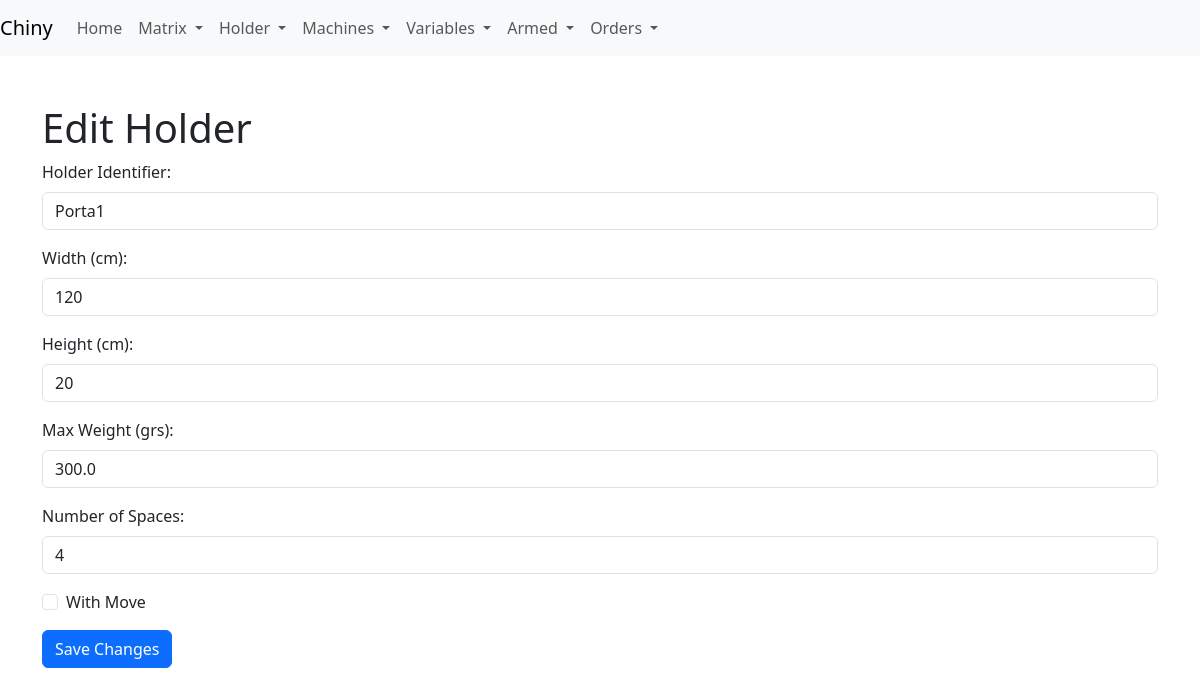
/edit_holder/1, run on an earlier commit of the app's database.
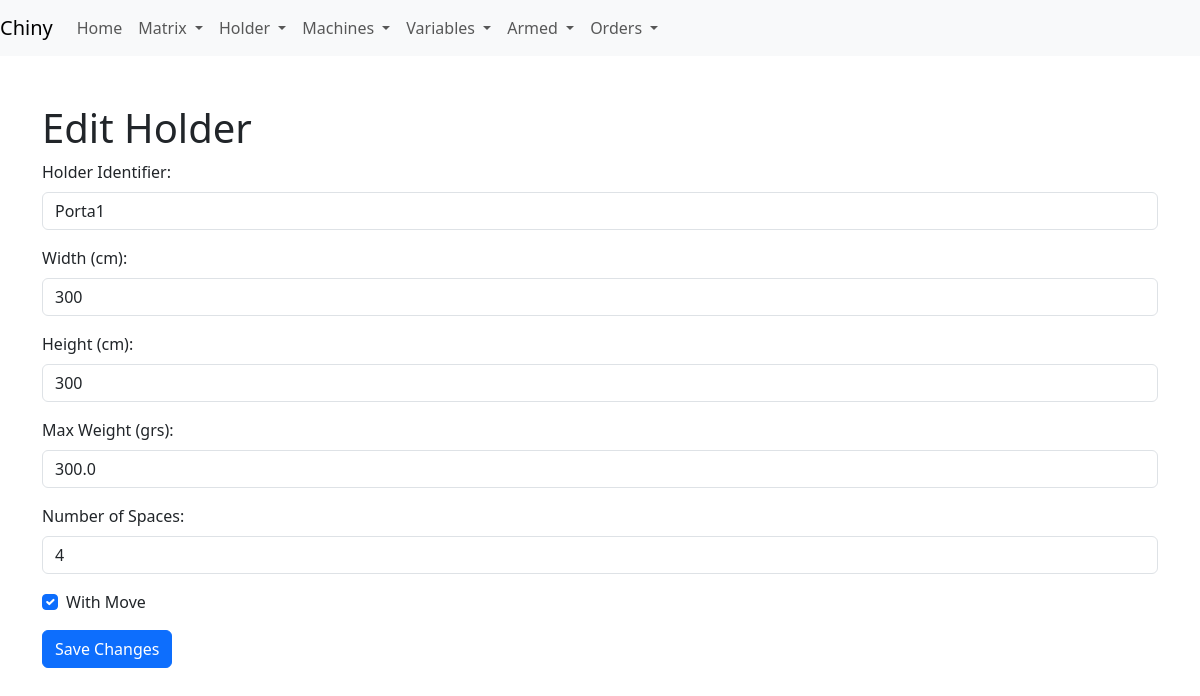
And on a later commit of the database.
### app/models.py (models this page shows)
class Holder(db.Model):
    __tablename__ = 'holder'
    id = db.Column(db.Integer, primary_key=True)
    identifier = db.Column(db.String(5), nullable=False)
    width_cm = db.Column(db.Integer, nullable=False)
    height_cm = db.Column(db.Integer, nullable=False)
    max_weight_grs = db.Column(db.Float, nullable=False)
    with_move = db.Column(db.Boolean, default=False)
    available = db.Column(db.Boolean, default=True)
    num_spaces = db.Column(db.Integer, nullable=False)  # Número de espacios
    sectors = db.relationship('Sector', backref='holder', lazy=True)

### app/routes.py (the view, shortened to what this page needs)
@app.route('/edit_holder/<int:holder_id>', methods=['GET', 'POST'])
def edit_holder(holder_id):
    holder = Holder.query.get_or_404(holder_id)
    return render_template('edit_holder.html', holder=holder)

### app/templates/edit_holder.html (shortened to what this page needs)
<!DOCTYPE html>
<html lang="en">
<head>
    <link rel="stylesheet" href="{{ url_for('static', filename='css/bootstrap.min.css') }}">
</head>
<body>
    {% include 'navbar.html' %}
    <div class="container mt-5">
        <h1>Edit Holder</h1>
        <form method="POST" action="{{ url_for('edit_holder', holder_id=holder.id) }}">
            <div class="mb-3">
                <label for="identifier" class="form-label">Holder Identifier:</label>
                <input type="text" class="form-control" id="identifier" name="identifier" value="{{ holder.identifier }}" required>
            </div>
            <div class="mb-3">
                <label for="width_cm" class="form-label">Width (cm):</label>
                <input type="number" class="form-control" id="width_cm" name="width_cm" value="{{ holder.width_cm }}" required>
            </div>
            <div class="mb-3">
                <label for="height_cm" class="form-label">Height (cm):</label>
                <input type="number" class="form-control" id="height_cm" name="height_cm" value="{{ holder.height_cm }}" required>
            </div>
            <div class="mb-3">
                <label for="max_weight_grs" class="form-label">Max Weight (grs):</label>
                <input type="number" class="form-control" id="max_weight_grs" name="max_weight_grs" value="{{ holder.max_weight_grs }}" required>
            </div>
            <div class="mb-3">
                <label for="num_spaces" class="form-label">Number of Spaces:</label>
                <input type="number" class="form-control" id="num_spaces" name="num_spaces" value="{{ holder.num_spaces }}" required>
            </div>
            <div class="form-check mb-3">
                <input type="checkbox" class="form-check-input" id="with_move" name="with_move" {% if holder.with_move %}checked{% endif %}>
                <label class="form-check-label" for="with_move">With Move</label>
            </div>
            <input type="submit" class="btn btn-primary" value="Save Changes">
        </form>
    </div>
</body>
</html>

What changed in the data, as far as the page shows it:
changed Holder "Porta1": width_cm "120" → "300"; height_cm "20" → "300"; with_move "☐" → "☑"
